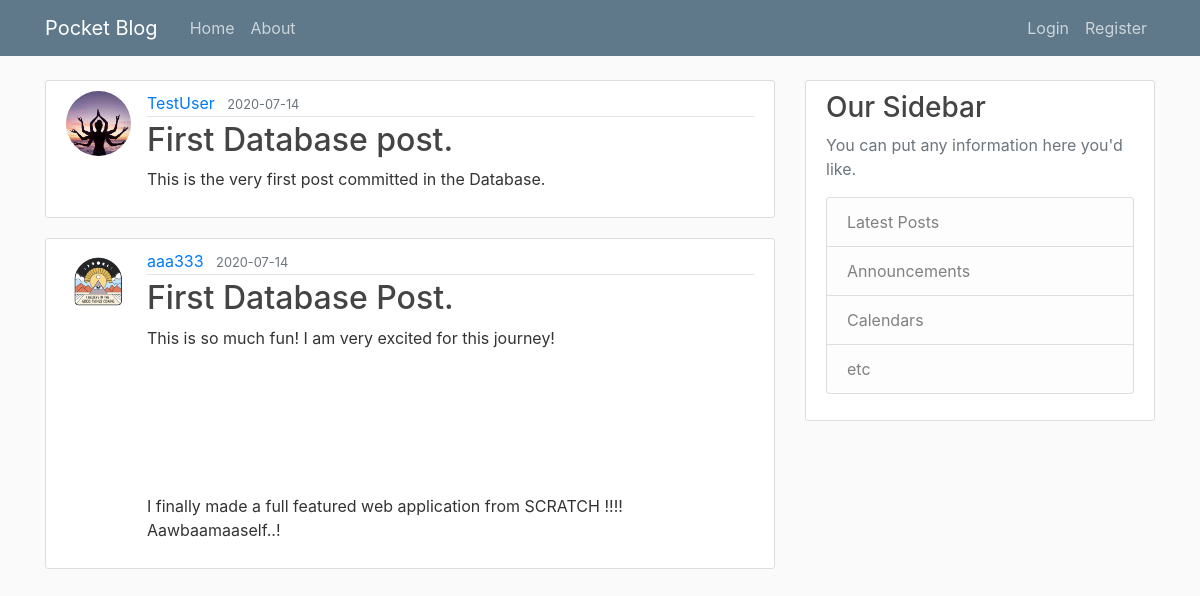
Page /home on the earlier database version.
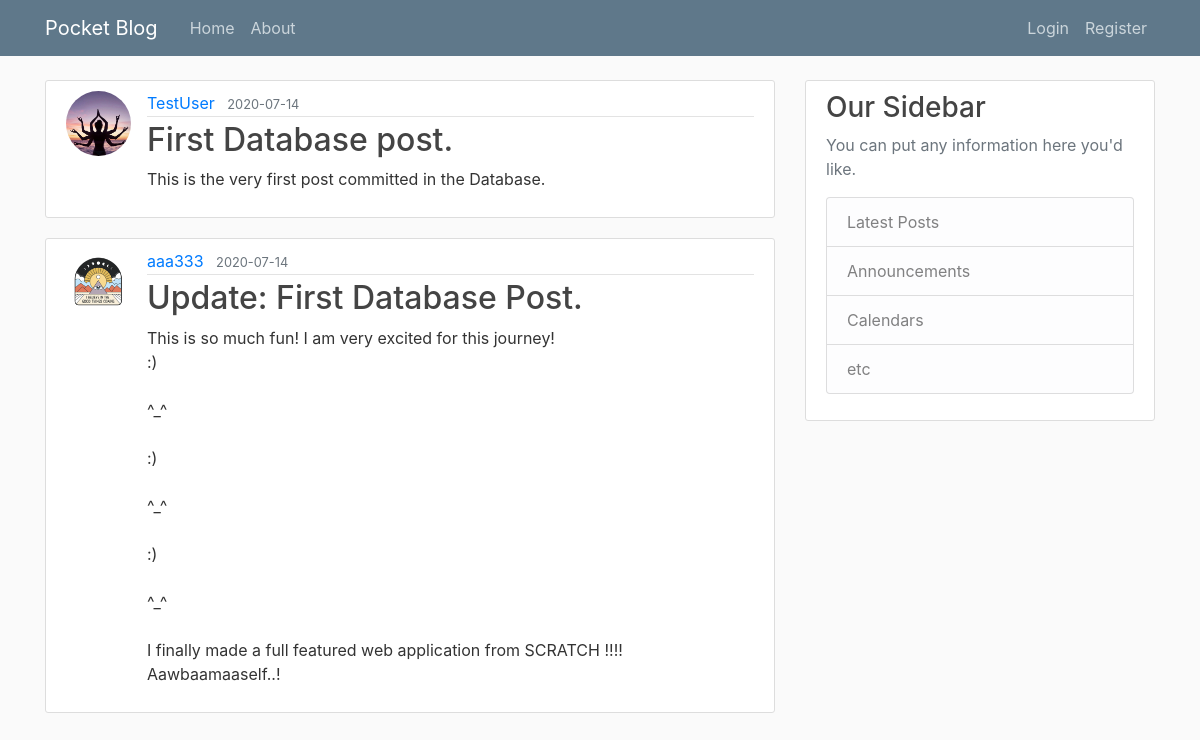
Same page on the later database version.
### pocket_blog/models.py (models this page shows, shortened)
class Post(db.Model):
    id = db.Column(db.Integer, primary_key=True)
    title = db.Column(db.String(100), nullable=False)
    date_posted = db.Column(db.DateTime, nullable=False, default=datetime.utcnow)
    content = db.Column(db.Text, nullable=False)
    user_id = db.Column(db.Integer, db.ForeignKey('user.id'), nullable=False)

class User(db.Model, UserMixin):
    id = db.Column(db.Integer, primary_key=True)
    username = db.Column(db.String(20), unique=True, nullable=False)
    email = db.Column(db.String(120), unique=True, nullable=False)
    image_file = db.Column(db.String(20), nullable=False, default='default.jpg')
    password = db.Column(db.String(60), nullable=False)
    posts = db.relationship('Post', backref='author', lazy=True)

### pocket_blog/routes.py (the view)
@app.route("/")
@app.route("/home")
def home():
    posts = Post.query.all()
    return render_template('home.html', posts=posts)

### pocket_blog/templates/home.html
{% extends "layout.html" %}
{% block content %}
    {% for post in posts %}
        <article class="media content-section">
        <img class="rounded-circle article-img" src="{{ url_for('static', filename='/profile_pics/' + post.author.image_file) }}">
          <div class="media-body">
            <div class="article-metadata">
              <a class="mr-2" href="#">{{ post.author.username }}</a>
              <small class="text-muted">{{ post.date_posted.strftime('%Y-%m-%d') }}</small>
            </div>
            <h2><a class="article-title" href="{{ url_for('post', post_id=post.id) }}">{{ post.title }}</a></h2>
            <p class="article-content">{{ post.content }}</p>
          </div>
        </article>
    {% endfor %}
{% endblock content %}

### pocket_blog/templates/layout.html (shortened to what this page needs)
<!DOCTYPE html>
<html lang="en">
<head>
    <link rel="stylesheet" href="https://stackpath.bootstrapcdn.com/bootstrap/4.3.1/css/bootstrap.min.css">
    <link rel="stylesheet" type="text/css" href="{{ url_for('static', filename='main.css') }}">
</head>
<body>
    <header class = "site-header">
      <nav class = "navbar navbar-expand-md navbar-dark bg-steel fixed-top">
        <div class = "container">
          <a class="navbar-brand mr-4" href="/"> Pocket Blog </a>
          <div class = "collapse navbar-collapse" id = "navbarToggle">
            <div class = "navbar-nav mr-auto">
              <a class="nav-item nav-link" href="{{ url_for('home') }}"> Home </a>
              <a class="nav-item nav-link" href="{{ url_for('about') }}"> About </a>
            </div>
            <div class = "navbar-nav">
                {% if current_user.is_authenticated %}
                    <a class="nav-item nav-link" href="{{ url_for('new_post') }}"> New Post </a>
                    <a class="nav-item nav-link" href="{{ url_for('account') }}"> Account </a>
                    <a class="nav-item nav-link" href="{{ url_for('logout') }}"> Logout </a>
                {% else %}
                  <a class="nav-item nav-link" href="{{ url_for('login') }}"> Login </a>
                  <a class="nav-item nav-link" href="{{ url_for('register') }}"> Register </a>
                {% endif %}
            </div>
          </div>
        </div>
      </nav>
    </header>
    <main role="main" class="container">
      <div class="row">
        <div class="col-md-8">
            {% block content %}{% endblock %}
        </div>
        <div class="col-md-4">
          <div class="content-section">
            <h3>Our Sidebar</h3>
            <p class='text-muted'>You can put any information here you'd like.
              <ul class="list-group">
                <li class="list-group-item list-group-item-light">Latest Posts</li>
                <li class="list-group-item list-group-item-light">Announcements</li>
                <li class="list-group-item list-group-item-light">Calendars</li>
                <li class="list-group-item list-group-item-light">etc</li>
              </ul>
            </p>
          </div>
        </div>
      </div>
    </main>
</body>
</html>

### pocket_blog/static/main.css (style rules this page uses)
body { background: #fafafa; color: #333333; margin-top: 5rem; }
h1, h2, h3, h4, h5, h6 { color: #444444; }
.bg-steel { background-color: #5f788a; }
.site-header .navbar-nav .nav-link { color: #cbd5db; }
.content-section { background: #ffffff; padding: 10px 20px; border: 1px solid #dddddd; border-radius: 3px; margin-bottom: 20px; }
.article-title { color: #444444; }
.article-content { white-space: pre-line; }
.article-img { height: 65px; width: 65px; margin-right: 16px; }
.article-metadata { padding-bottom: 1px; margin-bottom: 4px; border-bottom: 1px solid #e3e3e3 }

Differences in the rows shown:
changed Post "aaa333": title "First Database Post." → "Update: First Database Post."; content "This is so much fun! I am very excited for this journey! I finally made a full featured web application from SCRATCH !!!! Aawbaamaaself..!" → "This is so much fun! I am very excited for this journey! :) ^_^ :) ^_^ :) ^_^ I finally made a full featured web application from SCRATCH !!!! Aawbaamaaself..!"
